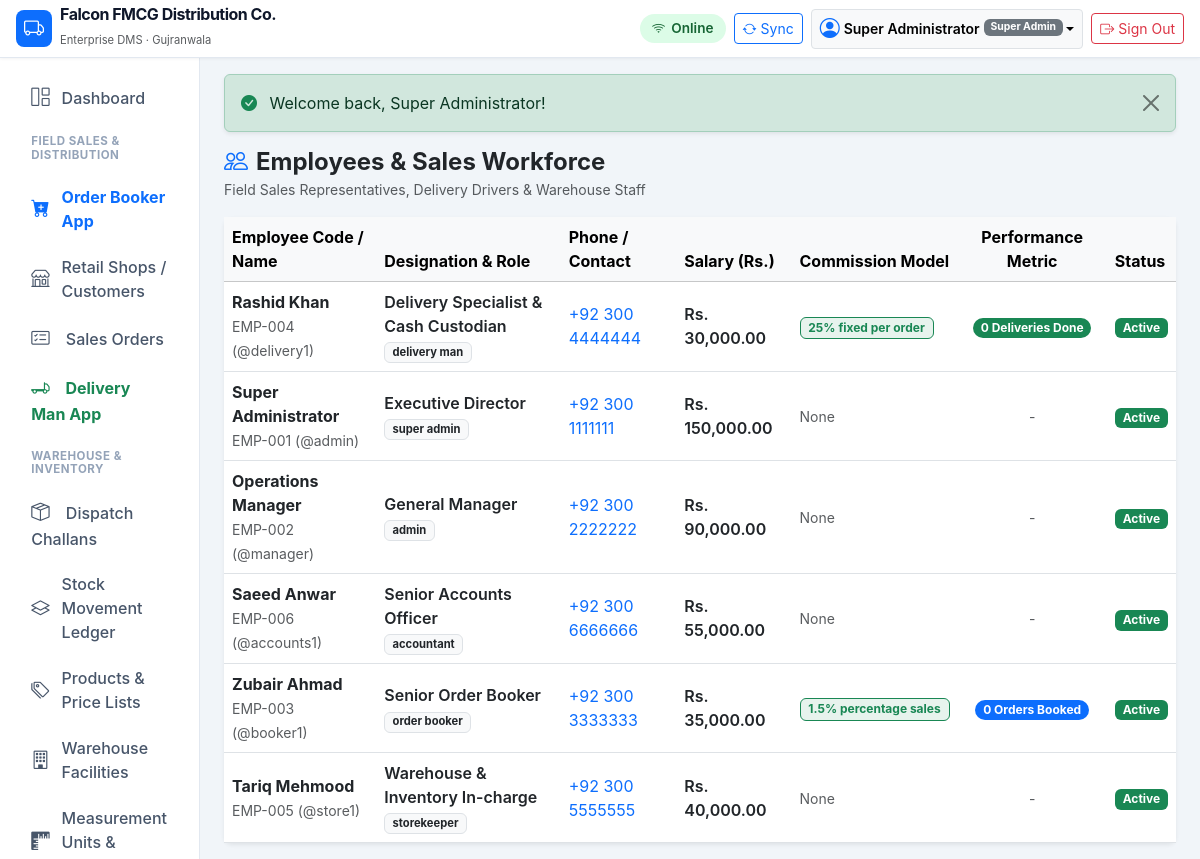
Page /modules/employees/index.php (signed in) on the committed database.
### tables this page shows
CREATE TABLE `companies` (
    `id` INT UNSIGNED AUTO_INCREMENT PRIMARY KEY,
    `name` VARCHAR(150) NOT NULL,
    `legal_name` VARCHAR(200) NULL,
    `email` VARCHAR(100) NULL,
    `phone` VARCHAR(50) NULL,
    `address` TEXT NULL,
    `city` VARCHAR(100) DEFAULT 'Gujranwala',
    `ntn` VARCHAR(50) NULL,
    `strn` VARCHAR(50) NULL,
    `currency` VARCHAR(10) DEFAULT 'PKR',
    `currency_symbol` VARCHAR(10) DEFAULT 'Rs.',
    `financial_year_start` DATE NULL,
    `invoice_prefix` VARCHAR(10) DEFAULT 'INV-',
    `purchase_prefix` VARCHAR(10) DEFAULT 'PO-',
    `order_prefix` VARCHAR(10) DEFAULT 'SO-',
    `delivery_prefix` VARCHAR(10) DEFAULT 'DC-',
    `receipt_prefix` VARCHAR(10) DEFAULT 'RCP-',
    `default_warehouse_id` INT UNSIGNED NULL,
    `inventory_valuation` ENUM('WAC', 'FIFO') DEFAULT 'WAC',
    `allow_negative_stock` TINYINT(1) DEFAULT 0,
    `status` ENUM('active', 'inactive') DEFAULT 'active',
    `created_at` TIMESTAMP DEFAULT CURRENT_TIMESTAMP,
    `updated_at` TIMESTAMP DEFAULT CURRENT_TIMESTAMP ON UPDATE CURRENT_TIMESTAMP
);

CREATE TABLE `users` (
    `id` INT UNSIGNED AUTO_INCREMENT PRIMARY KEY,
    `role_id` INT UNSIGNED NOT NULL,
    `username` VARCHAR(80) NOT NULL UNIQUE,
    `password_hash` VARCHAR(255) NOT NULL,
    `full_name` VARCHAR(150) NOT NULL,
    `email` VARCHAR(120) NULL,
    `phone` VARCHAR(50) NULL,
    `status` ENUM('active', 'inactive', 'suspended') DEFAULT 'active',
    `last_login_at` DATETIME NULL,
    `created_at` TIMESTAMP DEFAULT CURRENT_TIMESTAMP,
    `updated_at` TIMESTAMP DEFAULT CURRENT_TIMESTAMP ON UPDATE CURRENT_TIMESTAMP,
    CONSTRAINT `fk_users_role` FOREIGN KEY (`role_id`) REFERENCES `roles` (`id`)
);

CREATE TABLE `roles` (
    `id` INT UNSIGNED AUTO_INCREMENT PRIMARY KEY,
    `name` VARCHAR(100) NOT NULL,
    `slug` VARCHAR(100) NOT NULL UNIQUE,
    `description` VARCHAR(255) NULL,
    `is_system` TINYINT(1) DEFAULT 0,
    `created_at` TIMESTAMP DEFAULT CURRENT_TIMESTAMP
);

CREATE TABLE `employees` (
    `id` INT UNSIGNED AUTO_INCREMENT PRIMARY KEY,
    `user_id` INT UNSIGNED NULL UNIQUE,
    `employee_code` VARCHAR(50) NOT NULL UNIQUE,
    `full_name` VARCHAR(150) NOT NULL,
    `phone` VARCHAR(50) NOT NULL,
    `email` VARCHAR(100) NULL,
    `designation` VARCHAR(100) NOT NULL,
    `role_type` ENUM('super_admin', 'admin', 'accountant', 'sales_manager', 'salesman', 'order_booker', 'delivery_manager', 'delivery_man', 'warehouse_manager', 'storekeeper', 'purchase_manager') NOT NULL,
    `salary` DECIMAL(12,2) DEFAULT 0.00,
    `commission_type` ENUM('none', 'percentage_sales', 'fixed_per_order', 'percentage_collected') DEFAULT 'none',
    `commission_rate` DECIMAL(8,2) DEFAULT 0.00,
    `status` ENUM('active', 'inactive') DEFAULT 'active',
    `created_at` TIMESTAMP DEFAULT CURRENT_TIMESTAMP,
    CONSTRAINT `fk_emp_user` FOREIGN KEY (`user_id`) REFERENCES `users` (`id`) ON DELETE SET NULL
);

### config/database.php (called while the page is built, shortened)
<?php
function getDatabaseConnection(): PDO {
    static $pdo = null;
    if ($pdo === null) {
        $host = '127.0.0.1';
        $port = 3306;
        $db   = 'dms_db';
        $user = 'root';
        $pass = '';
        $dsn = "mysql:host={$host};port={$port};dbname={$db};charset=utf8mb4";
        $options = [
            PDO::ATTR_ERRMODE            => PDO::ERRMODE_EXCEPTION,
            PDO::ATTR_DEFAULT_FETCH_MODE => PDO::FETCH_ASSOC,
            PDO::ATTR_EMULATE_PREPARES   => false,
            PDO::MYSQL_ATTR_INIT_COMMAND => "SET NAMES utf8mb4 COLLATE utf8mb4_unicode_ci"
        ];
        try {
            $pdo = new PDO($dsn, $user, $pass, $options);
        } catch (PDOException $e) {
            error_log("Database connection error: " . $e->getMessage());
            die("Database connection failure. Please contact system administrator.");
        }
    }
    return $pdo;
}

### includes/functions.php (called while the page is built, shortened)
<?php
function formatMoney(float|int|string|null $amount, bool $showSymbol = true): string {
    $num = (float)($amount ?? 0);
    $formatted = number_format($num, 2, '.', ',');
    return $showSymbol ? DEFAULT_CURRENCY_SYMBOL . ' ' . $formatted : $formatted;
}
function getFlashMessages(): array {
    $messages = $_SESSION['flash'] ?? [];
    return $messages;
}
function getCompanyInfo(PDO $pdo): array {
    static $company = null;
    if ($company === null) {
        $stmt = $pdo->query("SELECT * FROM `companies` WHERE id = 1 LIMIT 1");
        $company = $stmt->fetch() ?: [
            'name' => 'Falcon FMCG Distribution',
            'legal_name' => 'Falcon Distribution Pvt Ltd',
            'currency' => 'PKR',
            'currency_symbol' => 'Rs.',
            'city' => 'Gujranwala',
            'phone' => '+92 300 1234567',
            'email' => 'info@falcon-dist.com'
        ];
    }
    return $company;
}

### includes/auth.php (called while the page is built, shortened)
<?php
function isLoggedIn(): bool {
    return !empty($_SESSION['user_id']) && !empty($_SESSION['logged_in']) && getCurrentUser() !== null;
}
function requireLogin(): void {
    if (!isLoggedIn()) {
        $loginUrl = BASE_URL . '/login.php';
        redirect($loginUrl);
    }
}
function getCurrentUser(): ?array {
    static $currentUser = null;
    if ($currentUser !== null) {
        return $currentUser;
    }
    $pdo = getDatabaseConnection();
    $stmt = $pdo->prepare("
        SELECT u.*, r.name as role_name, r.slug as role_slug
        FROM `users` u
        JOIN `roles` r ON u.role_id = r.id
        WHERE u.id = ? AND u.status = 'active'
        LIMIT 1
    ");
    $stmt->execute([$_SESSION['user_id']]);
    $currentUser = $stmt->fetch() ?: null;
    return $currentUser;
}

### modules/employees/index.php (the view, shortened to what this page needs)
<?php
requireLogin();
$pdo = getDatabaseConnection();
$employees = $pdo->query("
    SELECT e.*, u.username,
           (SELECT COUNT(*) FROM `sales_orders` WHERE order_booker_id = e.id) as orders_booked,
           (SELECT COUNT(*) FROM `delivery_assignments` WHERE delivery_man_id = e.id AND status = 'delivered') as deliveries_completed
    FROM `employees` e
    LEFT JOIN `users` u ON e.user_id = u.id
    WHERE e.status = 'active'
    ORDER BY e.designation ASC, e.full_name ASC
")->fetchAll();
require_once dirname(__DIR__, 2) . '/includes/header.php';
?>
<div class="d-flex flex-column flex-md-row justify-content-between align-items-start align-items-md-center mb-3 gap-2">
    <div>
        <h4 class="fw-bold mb-0 text-dark"><i class="bi bi-people text-primary me-2"></i>Employees & Sales Workforce</h4>
        <small class="text-muted">Field Sales Representatives, Delivery Drivers & Warehouse Staff</small>
    </div>
</div>
<div class="card border-0 shadow-sm rounded-3">
    <div class="card-body p-0">
        <div class="table-responsive">
            <table class="table table-hover table-responsive-card align-middle mb-0">
                <thead class="table-light">
                    <tr>
                        <th>Employee Code / Name</th>
                        <th>Designation & Role</th>
                        <th>Phone / Contact</th>
                        <th>Salary (Rs.)</th>
                        <th>Commission Model</th>
                        <th class="text-center">Performance Metric</th>
                        <th>Status</th>
                    </tr>
                </thead>
                <tbody>
                    <?php foreach ($employees as $emp): ?>
                        <tr>
                            <td data-label="Employee">
                                <div class="fw-bold text-dark"><?= htmlspecialchars($emp['full_name']) ?></div>
                                <small class="text-muted"><?= htmlspecialchars($emp['employee_code']) ?> <?= $emp['username'] ? '(@' . htmlspecialchars($emp['username']) . ')' : '' ?></small>
                            </td>
                            <td data-label="Role">
                                <div class="fw-semibold text-dark"><?= htmlspecialchars($emp['designation']) ?></div>
                                <span class="badge bg-light text-dark border" style="font-size: 0.7rem;"><?= htmlspecialchars(str_replace('_', ' ', $emp['role_type'])) ?></span>
                            </td>
                            <td data-label="Phone">
                                <a href="tel:<?= htmlspecialchars($emp['phone']) ?>" class="text-decoration-none">
                                    <?= htmlspecialchars($emp['phone']) ?>
                                </a>
                            </td>
                            <td data-label="Salary" class="fw-semibold text-dark"><?= formatMoney($emp['salary']) ?></td>
                            <td data-label="Commission">
                                <?php if ($emp['commission_type'] !== 'none'): ?>
                                    <span class="badge bg-success bg-opacity-10 text-success border border-success">
                                        <?= (float)$emp['commission_rate'] ?>% <?= htmlspecialchars(str_replace('_', ' ', $emp['commission_type'])) ?>
                                    </span>
                                <?php else: ?>
                                    <span class="text-muted small">None</span>
                                <?php endif; ?>
                            </td>
                            <td data-label="Performance" class="text-center">
                                <?php if ($emp['role_type'] === 'order_booker' || $emp['role_type'] === 'salesman'): ?>
                                    <span class="badge bg-primary rounded-pill"><?= $emp['orders_booked'] ?> Orders Booked</span>
                                <?php elseif ($emp['role_type'] === 'delivery_man'): ?>
                                    <span class="badge bg-success rounded-pill"><?= $emp['deliveries_completed'] ?> Deliveries Done</span>
                                <?php else: ?>
                                    <span class="text-muted small">-</span>
                                <?php endif; ?>
                            </td>
                            <td data-label="Status">
                                <span class="badge bg-success">Active</span>
                            </td>
                        </tr>
                    <?php endforeach; ?>
                </tbody>
            </table>
        </div>
    </div>
</div>
<?php require_once dirname(__DIR__, 2) . '/includes/footer.php'; ?>

### includes/header.php (shortened to what this page needs)
<?php
$currentUser = getCurrentUser();
$company = getCompanyInfo(getDatabaseConnection());
?>
<!DOCTYPE html>
<html lang="en">
<head>
    <link rel="stylesheet" href="<?= BASE_URL ?>/assets/vendor/bootstrap/bootstrap.min.css">
    <link rel="stylesheet" href="<?= BASE_URL ?>/assets/vendor/bootstrap-icons/bootstrap-icons.min.css">
    <link rel="stylesheet" href="<?= BASE_URL ?>/assets/css/app.css">
</head>
<body>
<header class="navbar navbar-expand-lg navbar-dms sticky-top px-3 py-2">
    <div class="container-fluid p-0">
        <a class="navbar-brand d-flex align-items-center me-3" href="<?= BASE_URL ?>/dashboard.php">
            <span class="badge bg-primary me-2 p-2 rounded-3"><i class="bi bi-truck fs-5"></i></span>
            <div>
                <div class="brand-text fs-6 lh-1"><?= htmlspecialchars($company['name'] ?? APP_NAME) ?></div>
                <small class="text-muted" style="font-size: 0.7rem;">Enterprise DMS · <?= htmlspecialchars($company['city'] ?? 'Gujranwala') ?></small>
            </div>
        </a>
        <div class="d-flex align-items-center ms-auto gap-2">
            <span id="dms-network-pill" class="sync-indicator-banner sync-online">
            </span>
            <button id="dms-sync-btn" class="btn btn-sm btn-outline-primary d-flex align-items-center" title="Sync Offline Data">
                <i class="bi bi-arrow-repeat me-1"></i>
                <span class="d-none d-sm-inline">Sync</span>
            </button>
            <?php if ($currentUser): ?>
            <div class="dropdown">
                <button class="btn btn-sm btn-light border dropdown-toggle d-flex align-items-center" type="button" data-bs-toggle="dropdown" aria-expanded="false">
                    <i class="bi bi-person-circle fs-5 me-1 text-primary"></i>
                    <span class="d-none d-md-inline fw-semibold me-1"><?= htmlspecialchars($currentUser['full_name']) ?></span>
                    <span class="badge bg-secondary" style="font-size: 0.65rem;"><?= htmlspecialchars($currentUser['role_name']) ?></span>
                </button>
            </div>
            <a href="<?= BASE_URL ?>/logout.php" class="btn btn-sm btn-outline-danger d-flex align-items-center" title="Sign Out">
                <i class="bi bi-box-arrow-right me-1"></i>
                <span class="d-none d-sm-inline">Sign Out</span>
            </a>
            <?php endif; ?>
        </div>
    </div>
</header>
<div class="container-fluid dms-layout-container">
    <div class="row g-0 h-100">
        <?php if ($currentUser): ?>
            <?php require_once BASE_PATH . '/includes/sidebar.php'; ?>
            <main class="col-md-9 ms-sm-auto col-lg-10 px-md-4 py-3 dms-main-content">
        <?php else: ?>
            <main class="col-12 px-3 py-4 dms-main-content">
        <?php endif; ?>
        <?php $flashes = getFlashMessages(); ?>
        <?php if (!empty($flashes)): ?>
            <div class="flash-container mb-3">
                <?php foreach ($flashes as $flash): ?>
                    <div class="alert alert-<?= $flash['type'] === 'error' ? 'danger' : htmlspecialchars($flash['type']) ?> alert-dismissible fade show alert-auto-dismiss shadow-sm" role="alert">
                        <i class="bi <?= $flash['type'] === 'error' ? 'bi-exclamation-triangle-fill text-danger' : 'bi-check-circle-fill text-success' ?> me-2"></i>
                        <?= htmlspecialchars($flash['message']) ?>
                        <button type="button" class="btn-close" data-bs-dismiss="alert" aria-label="Close"></button>
                    </div>
                <?php endforeach; ?>
            </div>
        <?php endif; ?>

### assets/css/app.css (style rules this page uses)
:root { --dms-primary: #0d6efd; --dms-secondary: #495057; --dms-success: #198754; --dms-danger: #dc3545; --dms-warning: #ffc107; --dms-info: #0dcaf0; --dms-dark: #1e293b; --dms-light: #f8fafc; --dms-border: #e2e8f0; --header-height: 58px; --mobile-nav-height: 64px; }
body { background-color: #f1f5f9; font-family: -apple-system, BlinkMacSystemFont, "Segoe UI", Roboto, "Helvetica Neue", Arial, sans-serif; color: #334155; min-height: 100vh; padding-bottom: calc(var(--mobile-nav-height) + 15px); overflow-x: hidden; }
@media (min-width: 768px) { body { padding-bottom: 0; } }
.navbar-dms { background: #ffffff; border-bottom: 1px solid var(--dms-border); box-shadow: 0 1px 3px rgba(0,0,0,0.05); height: var(--header-height); z-index: 1030; }
.brand-text { font-weight: 700; letter-spacing: -0.5px; color: #0f172a; }
@media (min-width: 768px) { html, body { height: 100%; overflow: hidden; } }
@media (min-width: 768px) { .dms-layout-container { height: calc(100vh - var(--header-height)); overflow: hidden; padding-left: 0; padding-right: 0; } }
@media (min-width: 768px) { .dms-main-content { height: 100%; overflow-y: auto; overflow-x: hidden; padding-bottom: 60px; scrollbar-width: thin; scrollbar-color: #cbd5e1 #f1f5f9; } }
.sync-indicator-banner { font-size: 0.85rem; padding: 4px 12px; border-radius: 20px; font-weight: 600; display: inline-flex; align-items: center; gap: 6px; }
.sync-online { background-color: #dcfce7; color: #166534; }

### rows in the picture
companies: name "Falcon FMCG Distribution Co.", city "Gujranwala"
users: full_name "Super Administrator", role.name "Super Admin"
employees: full_name "Rashid Khan", employee_code "EMP-004", user.username "delivery1", designation "Delivery Specialist & Cash Custodian", role_type "delivery man", phone "+92 300 4444444", salary "Rs. 30,000.00", commission_rate "25", commission_type "fixed per order", deliveries_completed "0"
employees: full_name "Super Administrator", employee_code "EMP-001", user.username "admin", designation "Executive Director", role_type "super admin", phone "+92 300 1111111", salary "Rs. 150,000.00", commission_type "None"
employees: full_name "Operations Manager", employee_code "EMP-002", user.username "manager", designation "General Manager", role_type "admin", phone "+92 300 2222222", salary "Rs. 90,000.00", commission_type "None"
employees: full_name "Saeed Anwar", employee_code "EMP-006", user.username "accounts1", designation "Senior Accounts Officer", role_type "accountant", phone "+92 300 6666666", salary "Rs. 55,000.00", commission_type "None"
employees: full_name "Zubair Ahmad", employee_code "EMP-003", user.username "booker1", designation "Senior Order Booker", role_type "order booker", phone "+92 300 3333333", salary "Rs. 35,000.00", commission_rate "1.5", commission_type "percentage sales", orders_booked "0"
employees: full_name "Tariq Mehmood", employee_code "EMP-005", user.username "store1", designation "Warehouse & Inventory In-charge", role_type "storekeeper", phone "+92 300 5555555", salary "Rs. 40,000.00", commission_type "None"

### other values in the picture
$flash['message'] "Welcome back, Super Administrator!"
